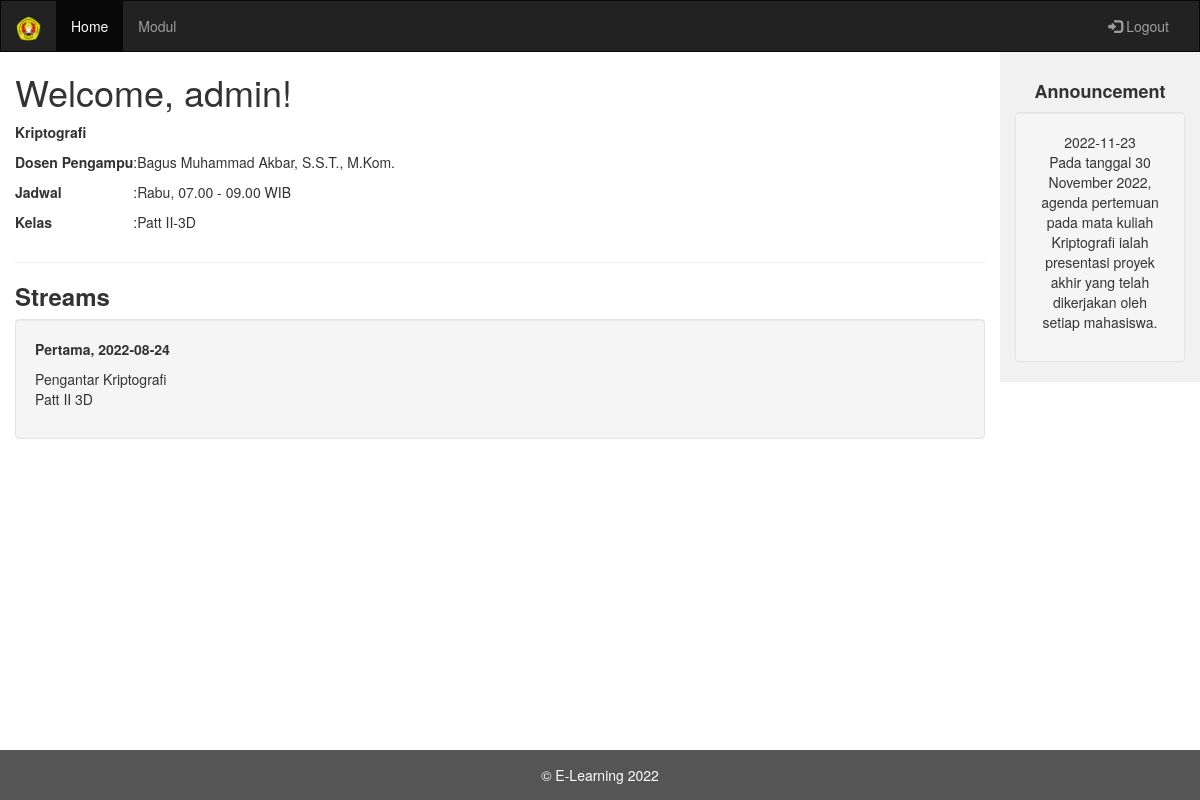
The page / (signed in) on the database its author committed.
### tables this page shows
CREATE TABLE `jadwal` (
  `id_jadwal` int(11) NOT NULL,
  `pertemuan` varchar(10) NOT NULL,
  `topik` text NOT NULL,
  `tanggal` date NOT NULL,
  `tempat` varchar(50) NOT NULL
);

CREATE TABLE `information` (
  `date` date NOT NULL,
  `notes` text NOT NULL
);

### vigenere.php (called while the page is built, shortened)
<?php
function decrypt($pswd, $text)
{
    $pswd = strtolower($pswd);
    $ki = 0;
    $kl = strlen($pswd);
    $length = strlen($text);
    for ($i = 0; $i < $length; $i++) {
        if (ctype_alpha($text[$i])) {
            if (ctype_upper($text[$i])) {
                $x = (ord($text[$i]) - ord("A")) - (ord($pswd[$ki]) - ord("a"));
                if ($x < 0) {
                    $x += 26;
                }
                $x = $x + ord("A");
                $text[$i] = chr($x);
            }
            else {
                $x = (ord($text[$i]) - ord("a")) - (ord($pswd[$ki]) - ord("a"));
                if ($x < 0) {
                    $x += 26;
                }
                $x = $x + ord("a");
                $text[$i] = chr($x);
            }
            $ki++;
            if ($ki >= $kl) {
                $ki = 0;
            }
        }
    }
    return $text;
}
?>

### index.php (the view, shortened to what this page needs)
<!DOCTYPE html>
<html lang="en">
<head>
  <link rel="stylesheet" href="https://maxcdn.bootstrapcdn.com/bootstrap/3.4.1/css/bootstrap.min.css">
</head>
<body>
<nav class="navbar navbar-inverse">
    <div class="container-fluid">
      <div class="navbar-header">
        <a class="navbar-brand" href="#"><img src="logo_upn.png" style="width: 25px;"></a>
      </div>
      <div class="collapse navbar-collapse" id="myNavbar">
        <ul class="nav navbar-nav">
          <li class="active"><a href="index.php">Home</a></li>
          <li><a href="modul.php">Modul</a></li>
        </ul>
        <ul class="nav navbar-nav navbar-right">
          <li><a href="logout.php"><span class="glyphicon glyphicon-log-in"></span> Logout</a></li>
        </ul>
      </div>
    </div>
  </nav>
  <div class="container-fluid text-center">
    <div class="row">
      <div class="col-sm-10 text-left">
        <h1>Welcome,
          <?php echo $_SESSION['username'] ?>!
        </h1>
        <p style="font-weight: bold;">Kriptografi</p>
        <table>
          <tr>
            <td><p><strong>Dosen Pengampu</strong></td>
            <td><p>:</p></td>
            <td><p>Bagus Muhammad Akbar, S.S.T., M.Kom.</p></td>
          </tr>
          <tr>
            <td><p><strong>Jadwal</strong></td>
            <td><p> : </p></td>
            <td><p>Rabu, 07.00 - 09.00 WIB</p></td>
          </tr>
          <tr>
            <td><p><strong>Kelas</strong></td>
            <td><p> : </p></td>
            <td><p>Patt II-3D</p></td>
          </tr>
        </table>
        <hr>
        <h3 style="font-weight: bold;">Streams</h3>
        <?php
        include "koneksi.php";
        include "vigenere.php";
        $query = mysqli_query($conn, "SELECT * FROM jadwal");
        while ($data = mysqli_fetch_array($query)) {
        ?>
        <div class="well">
          <p style="font-weight: bold;"><?php echo $data['pertemuan']; ?>, <?php echo $data['tanggal']; ?></p>
          <?php echo $data['topik']; ?>
          <br>
          <p>
            <?php echo decrypt('novia', base64_decode($data['tempat'])); ?>
          </p>
        </div>
        <?php } ?>
      </div>
      <div class="col-sm-2 sidenav">
        <h4 style="font-weight: bold;">Announcement</h4>
        <?php
        include "koneksi.php";
        $query = mysqli_query($conn, "SELECT * FROM information");
        while ($data = mysqli_fetch_array($query)) {
        ?>
        <div class="well">
          <?php echo $data['date']; ?>
          <br>
          <p>
            <?php echo str_rot13(base64_decode($data['notes'])); ?>
          </p>
        </div>
        <?php
        }
        ?>
      </div>
    </div>
  </div>
  <footer class="container-fluid text-center" style="position: fixed; bottom: 0; width: 100%; height: 50px;">
    <p>&#169; E-Learning 2022</p>
  </footer>
</body>
</html>

### index.php (style rules this page uses)
.navbar { margin-bottom: 0; border-radius: 0; }
.sidenav { padding-top: 20px; background-color: #f1f1f1; height: 100%; }
footer { background-color: #555; color: white; padding: 15px; }

### rows shown on the page
jadwal: pertemuan "Pertama", tanggal "2022-08-24", topik "Pengantar Kriptografi", tempat "Patt II 3D"
information: date "2022-11-23", notes "Pada tanggal 30 November 2022, agenda pertemuan pada mata kuliah Kriptografi ialah presentasi proyek akhir yang telah dikerjakan oleh setiap mahasiswa."

### other values the page prints
$_SESSION['username'] "admin"
